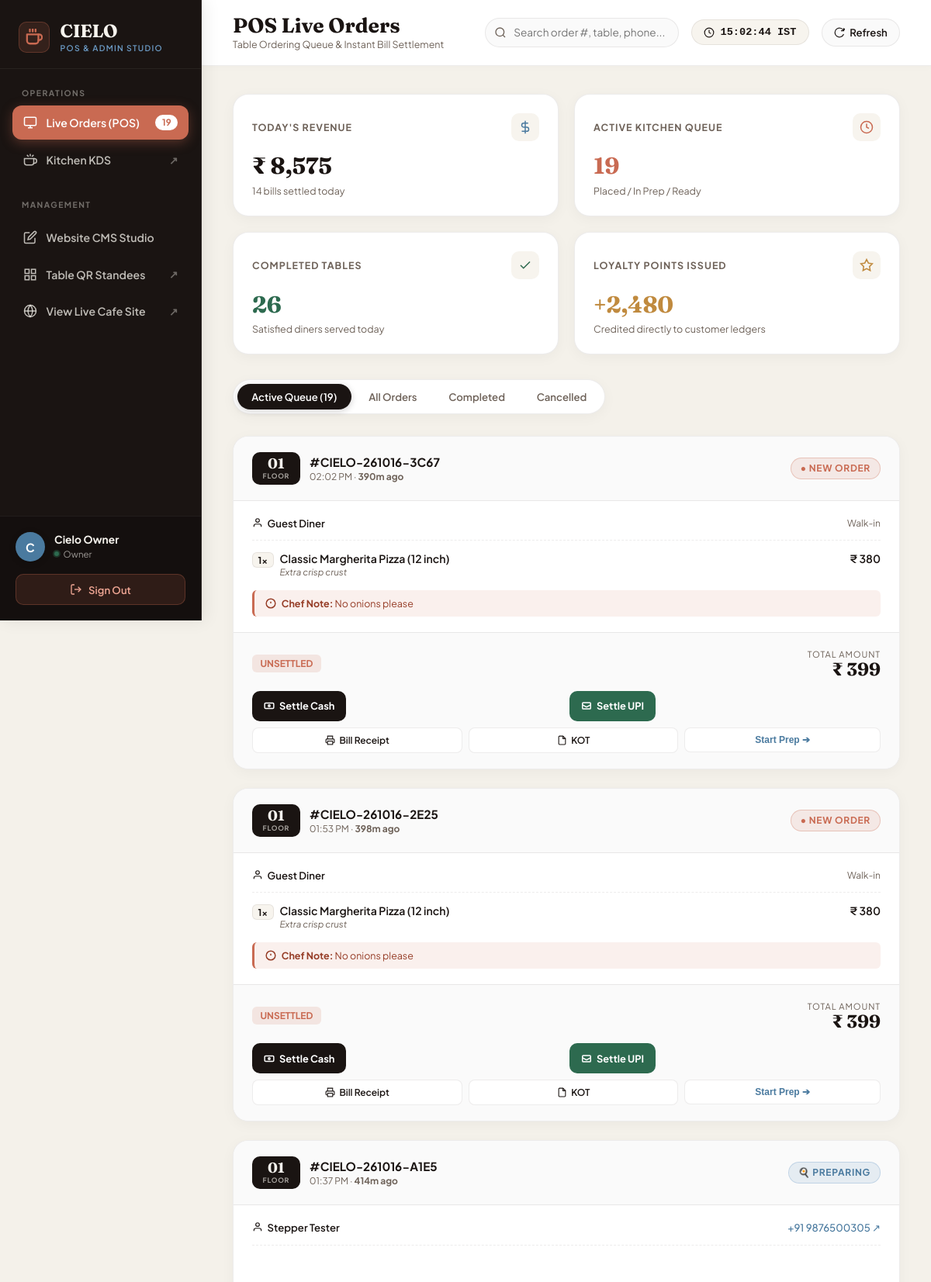
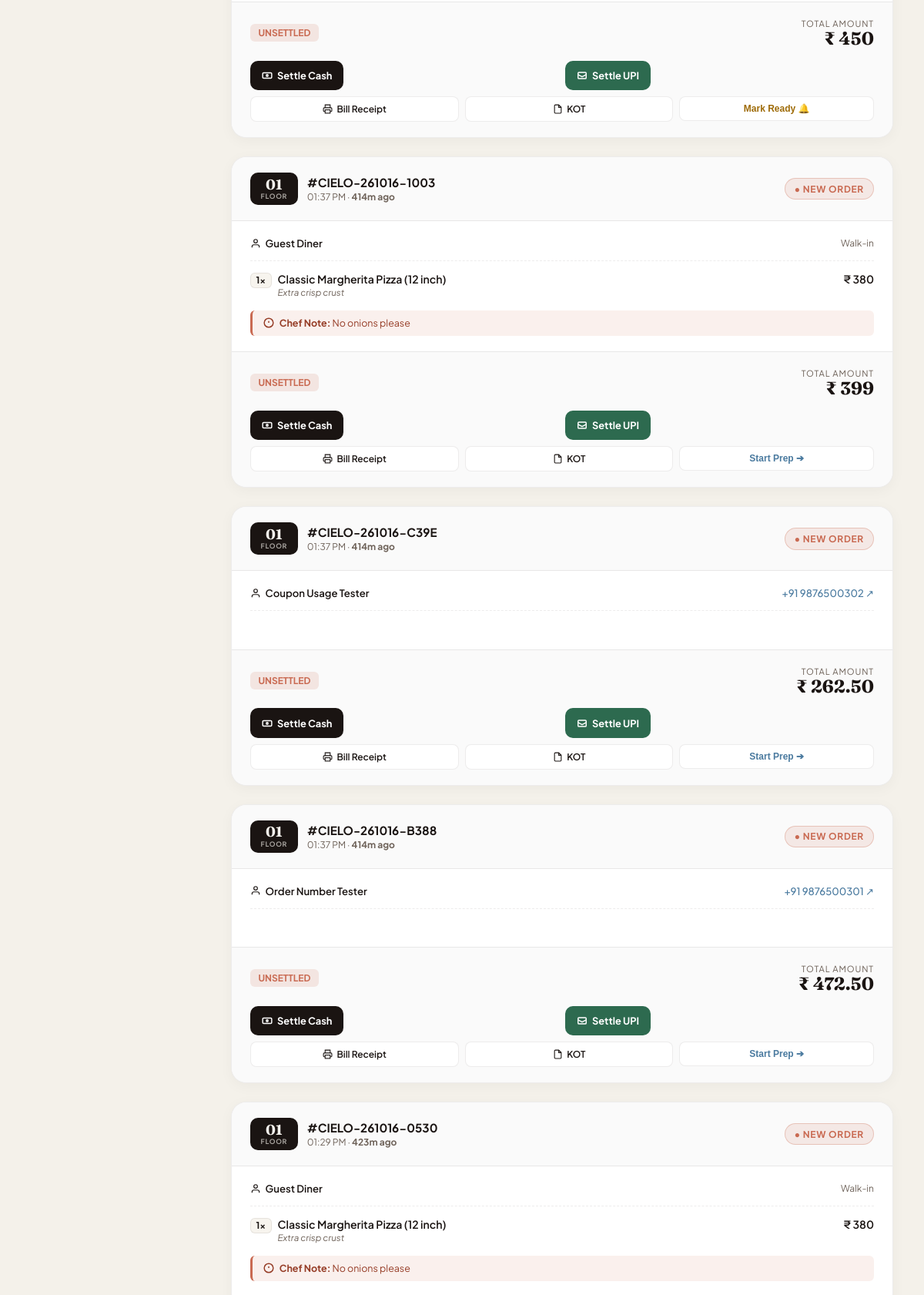
Page /admin/orders.php (signed in, upper part) on the committed database (2 pictures, top to bottom).
### tables this page shows
CREATE TABLE `orders` (
  `id` INTEGER PRIMARY KEY AUTOINCREMENT,
  `order_number` TEXT NOT NULL UNIQUE,
  `user_id` INTEGER NULL,
  `table_id` INTEGER NOT NULL,
  `status` TEXT NOT NULL DEFAULT 'placed',
  `subtotal_paise` INTEGER NOT NULL DEFAULT 0,
  `discount_paise` INTEGER NOT NULL DEFAULT 0,
  `tax_paise` INTEGER NOT NULL DEFAULT 0,
  `total_paise` INTEGER NOT NULL DEFAULT 0,
  `payment_status` TEXT NOT NULL DEFAULT 'pending',
  `payment_method` TEXT NOT NULL DEFAULT 'counter_cash',
  `kitchen_notes` TEXT NULL,
  `cancelled_reason` TEXT NULL,
  `created_at` TEXT NOT NULL DEFAULT CURRENT_TIMESTAMP,
  `updated_at` TEXT NOT NULL DEFAULT CURRENT_TIMESTAMP,
  FOREIGN KEY (`table_id`) REFERENCES `tables` (`id`),
  FOREIGN KEY (`user_id`) REFERENCES `users` (`id`) ON DELETE SET NULL
);

CREATE TABLE `tables` (
  `id` INTEGER PRIMARY KEY AUTOINCREMENT,
  `table_number` TEXT NOT NULL UNIQUE,
  `qr_token` TEXT NOT NULL UNIQUE,
  `capacity` INTEGER NOT NULL DEFAULT 4,
  `is_active` INTEGER NOT NULL DEFAULT 1,
  `created_at` TEXT NOT NULL DEFAULT CURRENT_TIMESTAMP,
  `updated_at` TEXT NOT NULL DEFAULT CURRENT_TIMESTAMP
);

CREATE TABLE `order_items` (
  `id` INTEGER PRIMARY KEY AUTOINCREMENT,
  `order_id` INTEGER NOT NULL,
  `item_id` INTEGER NOT NULL,
  `variant_id` INTEGER NULL,
  `item_name` TEXT NOT NULL,
  `quantity` INTEGER NOT NULL DEFAULT 1,
  `unit_price_paise` INTEGER NOT NULL DEFAULT 0,
  `total_price_paise` INTEGER NOT NULL DEFAULT 0,
  `addons_json` TEXT NULL,
  `item_note` TEXT NULL,
  `created_at` TEXT NOT NULL DEFAULT CURRENT_TIMESTAMP,
  FOREIGN KEY (`order_id`) REFERENCES `orders` (`id`) ON DELETE CASCADE
);

CREATE TABLE `users` (
  `id` INTEGER PRIMARY KEY AUTOINCREMENT,
  `phone` TEXT NOT NULL UNIQUE,
  `name` TEXT NULL,
  `email` TEXT NULL,
  `dob` TEXT NULL,
  `created_at` TEXT NOT NULL DEFAULT CURRENT_TIMESTAMP,
  `updated_at` TEXT NOT NULL DEFAULT CURRENT_TIMESTAMP
);

### admin/orders.php (the view, shortened to what the rows shown need)
<?php
require_once __DIR__ . '/../app/bootstrap.php';
$statusFilter = trim((string)($_GET['filter'] ?? 'active'));
$queryWhere = '1=1';
$params = [];
if ($statusFilter === 'active') {
    $queryWhere = '`status` IN ("placed", "preparing", "ready")';
} elseif ($statusFilter === 'completed') {
    $queryWhere = '`status` = "completed"';
} elseif ($statusFilter === 'cancelled') {
    $queryWhere = '`status` = "cancelled"';
}
$orders = Order::where($queryWhere, $params, '`created_at` DESC', 100);
$todayStart = date('Y-m-d 00:00:00');
$todayEnd = date('Y-m-d 23:59:59');
$todayPaidOrders = Order::where('`created_at` BETWEEN :ts AND :te AND `payment_status` = "paid"', ['ts' => $todayStart, 'te' => $todayEnd]);
$todayRevenuePaise = 0;
foreach ($todayPaidOrders as $o) {
    $todayRevenuePaise += (int)$o['total_paise'];
}
$activeOrdersAll = Order::where('`status` IN ("placed", "preparing", "ready")');
$activeCount = count($activeOrdersAll);
$completedTodayOrders = Order::where('`created_at` BETWEEN :ts AND :te AND `status` = "completed"', ['ts' => $todayStart, 'te' => $todayEnd]);
$completedTodayCount = count($completedTodayOrders);
$todayPointsSum = db()->fetchColumn(
    "SELECT COALESCE(SUM(points), 0) FROM `points_ledger` WHERE `type` = 'credit' AND `created_at` BETWEEN :ts AND :te",
    ['ts' => $todayStart, 'te' => $todayEnd]
);
?>
<!DOCTYPE html>
<html lang="en">
<head>
</head>
<body>
  <?php require __DIR__ . '/includes/sidebar.php'; ?>
  <div class="admin-main-wrapper">
    <header class="admin-topbar">
      <div class="topbar-title-wrap">
        <h1 class="topbar-heading">POS Live Orders</h1>
      </div>
    </header>
    <main class="dashboard-content">
      <section class="kpi-grid">
        <div class="kpi-card">
          <div>
            <h2 class="kpi-value"><?= Money::format($todayRevenuePaise) ?></h2>
          </div>
        </div>
        <div class="kpi-card">
          <div>
            <h2 class="kpi-value" style="color:var(--accent-terracotta);"><?= $activeCount ?></h2>
          </div>
        </div>
        <div class="kpi-card">
          <div>
            <h2 class="kpi-value" style="color:#2D6A4F;"><?= $completedTodayCount ?></h2>
          </div>
        </div>
        <div class="kpi-card">
          <div>
            <h2 class="kpi-value" style="color:#C08A3E;">+<?= number_format((int)$todayPointsSum) ?></h2>
          </div>
        </div>
      </section>
      <section class="orders-grid" id="ordersGrid">
        <?php if (empty($orders)): ?>
          <div class="empty-state">
            <div class="empty-icon">
              <svg width="24" height="24" viewBox="0 0 24 24" fill="none" stroke="currentColor" stroke-width="2"><rect x="3" y="3" width="18" height="18" rx="2" ry="2"/><line x1="9" y1="9" x2="15" y2="9"/><line x1="9" y1="13" x2="15" y2="13"/></svg>
            </div>
            <h3 style="font-family:'Fraunces', serif; font-size:1.35rem; margin:0 0 0.5rem;">No Orders in this View</h3>
            <p style="color:var(--text-muted); font-size:0.88rem; margin:0;">
              <?= $statusFilter === 'active' ? 'Kitchen queue is all caught up!' : 'No orders matched this status filter.' ?>
            </p>
          </div>
        <?php else: ?>
          <?php foreach ($orders as $order): ?>
            <?php
              $table = Table::find((int)$order['table_id']);
              $user = !empty($order['user_id']) ? User::find((int)$order['user_id']) : null;
              $items = OrderItem::where('`order_id` = :oid', ['oid' => (int)$order['id']]);
              $isPaid = ($order['payment_status'] === 'paid');
              $statusClass = 'status-' . htmlspecialchars((string)$order['status']);
              $orderAgeMin = max(0, (int)floor((time() - strtotime((string)$order['created_at'])) / 60));
            ?>
            <div class="order-card"
                 data-order-num="<?= e($order['order_number']) ?>"
                 data-table="<?= e($table['table_number'] ?? '00') ?>"
                 data-phone="<?= e($user['phone'] ?? '') ?>">
              <div class="order-card-header">
                <div class="order-header-left">
                  <div class="table-badge">
                    <span><?= e($table['table_number'] ?? 'T-??') ?></span>
                    <span class="table-sub"><?= e($table['floor'] ?? 'Floor') ?></span>
                  </div>
                  <div class="order-identity">
                    <span class="order-num-text">
                      #<?= e($order['order_number']) ?>
                    </span>
                    <span class="order-time-text">
                      <?= date('h:i A', strtotime((string)$order['created_at'])) ?> · <strong><?= $orderAgeMin ?>m ago</strong>
                    </span>
                  </div>
                </div>
                <span class="status-badge <?= $statusClass ?>">
                  <?php if ($order['status'] === 'placed'): ?>
                    ● New Order
                  <?php elseif ($order['status'] === 'preparing'): ?>
                    🍳 Preparing
                  <?php elseif ($order['status'] === 'ready'): ?>
                    🔔 Ready to Serve
                  <?php elseif ($order['status'] === 'completed'): ?>
                    ✔ Completed
                  <?php else: ?>
                    <?= ucfirst((string)$order['status']) ?>
                  <?php endif; ?>
                </span>
              </div>
              <div class="order-card-body">
                <div class="patron-row">
                  <div class="patron-name">
                    <svg width="14" height="14" viewBox="0 0 24 24" fill="none" stroke="currentColor" stroke-width="2"><path d="M20 21v-2a4 4 0 0 0-4-4H8a4 4 0 0 0-4 4v2"/><circle cx="12" cy="7" r="4"/></svg>
                    <span><?= e($user['name'] ?? 'Guest Diner') ?></span>
                  </div>
                  <?php if (!empty($user['phone'])): ?>
                    <a href="https://wa.me/91<?= preg_replace('/[^0-9]/', '', $user['phone']) ?>" target="_blank" class="patron-phone" title="Chat on WhatsApp">
                      +91 <?= e($user['phone']) ?> ↗
                    </a>
                  <?php else: ?>
                    <span style="color:var(--text-muted); font-size:0.75rem;">Walk-in</span>
                  <?php endif; ?>
                </div>
                <div class="items-container">
                  <?php foreach ($items as $it): ?>
                    <div class="item-row">
                      <div class="item-left">
                        <span class="item-qty-tag"><?= (int)$it['quantity'] ?>x</span>
                        <div class="item-title-wrap">
                          <span class="item-title"><?= e($it['item_name']) ?></span>
                          <?php if (!empty($it['item_note'])): ?>
                            <div class="item-note-text"><?= e($it['item_note']) ?></div>
                          <?php endif; ?>
                        </div>
                      </div>
                      <span class="item-price"><?= Money::format((int)$it['total_price_paise']) ?></span>
                    </div>
                  <?php endforeach; ?>
                </div>
                <?php if (!empty($order['kitchen_notes'])): ?>
                  <div class="kitchen-callout">
                    <svg width="14" height="14" viewBox="0 0 24 24" fill="none" stroke="currentColor" stroke-width="2.5"><circle cx="12" cy="12" r="10"/><line x1="12" y1="8" x2="12" y2="12"/><line x1="12" y1="16" x2="12.01" y2="16"/></svg>
                    <span><strong>Chef Note:</strong> <?= e($order['kitchen_notes']) ?></span>
                  </div>
                <?php endif; ?>
              </div>
              <div class="order-card-footer">
                <div class="financials-row">
                  <span class="payment-tag <?= $isPaid ? 'payment-paid' : 'payment-unpaid' ?>">
                    <?= $isPaid ? ('PAID · ' . strtoupper(str_replace('_', ' ', (string)$order['payment_method']))) : 'UNSETTLED' ?>
                  </span>
                  <div class="grand-total-wrap">
                    <div class="total-label">Total Amount</div>
                    <div class="total-amount"><?= Money::format((int)$order['total_paise']) ?></div>
                  </div>
                </div>
                <?php if (!$isPaid && $order['status'] !== 'cancelled'): ?>
                  <div class="actions-grid">
                    <form method="POST" style="margin:0;">
                      <button type="submit" class="btn-action btn-settle-cash" onclick="return confirm('Settle Order #<?= e($order['order_number']) ?> with CASH payment?')">
                        <svg width="14" height="14" viewBox="0 0 24 24" fill="none" stroke="currentColor" stroke-width="2.5"><rect x="2" y="6" width="20" height="12" rx="2"/><circle cx="12" cy="12" r="2"/></svg>
                        <span>Settle Cash</span>
                      </button>
                    </form>
                    <form method="POST" style="margin:0;">
                      <button type="submit" class="btn-action btn-settle-upi" onclick="return confirm('Settle Order #<?= e($order['order_number']) ?> with UPI payment?')">
                        <svg width="14" height="14" viewBox="0 0 24 24" fill="none" stroke="currentColor" stroke-width="2.5"><rect x="3" y="5" width="18" height="14" rx="2"/><polyline points="3 10 12 15 21 10"/></svg>
                        <span>Settle UPI</span>
                      </button>
                    </form>
                  </div>
                <?php endif; ?>
                <div class="secondary-actions">
                  <a href="/admin/print_bill.php?order_id=<?= (int)$order['id'] ?>&autoprint=1" target="_blank" class="btn-print-action" title="Print Customer Tax Bill">
                    <svg width="13" height="13" viewBox="0 0 24 24" fill="none" stroke="currentColor" stroke-width="2"><polyline points="6 9 6 2 18 2 18 9"/><path d="M6 18H4a2 2 0 0 1-2-2v-5a2 2 0 0 1 2-2h16a2 2 0 0 1 2 2v5a2 2 0 0 1-2 2h-2"/><rect x="6" y="14" width="12" height="8"/></svg>
                    <span>Bill Receipt</span>
                  </a>
                  <a href="/kitchen/print_kot.php?order_id=<?= (int)$order['id'] ?>&autoprint=1" target="_blank" class="btn-print-action" title="Print Kitchen Order Ticket">
                    <svg width="13" height="13" viewBox="0 0 24 24" fill="none" stroke="currentColor" stroke-width="2"><path d="M14 2H6a2 2 0 0 0-2 2v16a2 2 0 0 0 2 2h12a2 2 0 0 0 2-2V8z"/><polyline points="14 2 14 8 20 8"/></svg>
                    <span>KOT</span>
                  </a>
                  <?php if ($order['status'] !== 'completed' && $order['status'] !== 'cancelled'): ?>
                    <form method="POST" style="margin:0; flex:1;">
                      <?php if ($order['status'] === 'placed'): ?>
                        <button type="submit" class="btn-print-action" style="width:100%; color:var(--accent-sky-deep);">
                          Start Prep ➔
                        </button>
                      <?php elseif ($order['status'] === 'preparing'): ?>
                        <button type="submit" class="btn-print-action" style="width:100%; color:#9E6B08;">
                          Mark Ready 🔔
                        </button>
                      <?php endif; ?>
                    </form>
                  <?php endif; ?>
                </div>
              </div>
            </div>
          <?php endforeach; ?>
        <?php endif; ?>
      </section>
    </main>
  </div>
</body>
</html>

### rows in the picture
orders: table.table_number "01", order_number "CIELO-261016-3C67", created_at "02:02 PM", created_at "390", status "● NEW ORDER", name "Guest Diner", shows "Walk-in", kitchen_notes "No onions please", payment_status "UNSETTLED", total_paise "₹ 399"
order_items: quantity "1", item_name "Classic Margherita Pizza (12 inch)", item_note "Extra crisp crust", total_price_paise "₹ 380"
orders: table.table_number "01", order_number "CIELO-261016-2E25", created_at "01:53 PM", created_at "398", status "● NEW ORDER", name "Guest Diner", shows "Walk-in", kitchen_notes "No onions please", payment_status "UNSETTLED", total_paise "₹ 399"
order_items: quantity "1", item_name "Classic Margherita Pizza (12 inch)", item_note "Extra crisp crust", total_price_paise "₹ 380"
orders: table.table_number "01", order_number "CIELO-261016-A1E5", created_at "01:37 PM", created_at "414", status "🍳 PREPARING", user.name "Stepper Tester", user.phone "9876500305", payment_status "UNSETTLED", total_paise "₹ 450"
orders: table.table_number "01", order_number "CIELO-261016-1003", created_at "01:37 PM", created_at "414", status "● NEW ORDER", name "Guest Diner", shows "Walk-in", kitchen_notes "No onions please", payment_status "UNSETTLED", total_paise "₹ 399"
order_items: quantity "1", item_name "Classic Margherita Pizza (12 inch)", item_note "Extra crisp crust", total_price_paise "₹ 380"
orders: table.table_number "01", order_number "CIELO-261016-C39E", created_at "01:37 PM", created_at "414", status "● NEW ORDER", user.name "Coupon Usage Tester", user.phone "9876500302", payment_status "UNSETTLED", total_paise "₹ 262.50"
orders: table.table_number "01", order_number "CIELO-261016-B388", created_at "01:37 PM", created_at "414", status "● NEW ORDER", user.name "Order Number Tester", user.phone "9876500301", payment_status "UNSETTLED", total_paise "₹ 472.50"
orders: table.table_number "01", order_number "CIELO-261016-0530", created_at "01:29 PM", created_at "423", status "● NEW ORDER", name "Guest Diner", shows "Walk-in", kitchen_notes "No onions please"
order_items: quantity "1", item_name "Classic Margherita Pizza (12 inch)", item_note "Extra crisp crust", total_price_paise "₹ 380"

### other values in the picture
$activeOrdersCount "19"
substr((string)($staffUser['name'] ?? 'U'), 0, 1) "C"
$staffUser['name'] "Cielo Owner"
$staffUser['role'] "Owner"
Money::format($todayRevenuePaise) "₹ 8,575"
count($todayPaidOrders) "14"
$activeCount "19"
$completedTodayCount "26"
$todayPointsSum "2,480"
